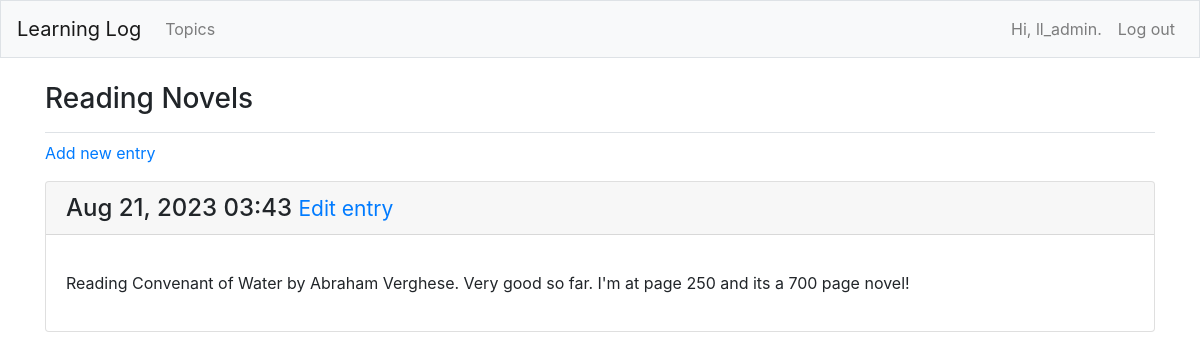
/topics/7/ (signed in), run on the app's committed database.
### learning_logs/models.py (models this page shows, shortened)
class Topic(models.Model):
    text = models.CharField(max_length=200)
    date_added = models.DateTimeField(auto_now_add=True)
    owner = models.ForeignKey(User, on_delete = models.CASCADE) # this is a foreign key to the User model in django.contrib.auth.models
    def __str__(self):
        return self.text

class Entry(models.Model):
    topic = models.ForeignKey(Topic, on_delete=models.CASCADE)
    text = models.TextField()
    date_added = models.DateTimeField(auto_now_add=True)
    class Meta:
        verbose_name_plural = 'entries'

### learning_logs/views.py (the view)
# urls.py: path('topics/<int:topic_id>/', views.topic, name='topic'),
@login_required
def topic(request, topic_id):
    topic = Topic.objects.get(id=topic_id)
    entries = topic.entry_set.order_by('-date_added') # the minus sign sorts in reverse order
    context = {'topic': topic, 'entries': entries}
    return render(request, 'learning_logs/topic.html', context)

### learning_logs/templates/learning_logs/topic.html
{% extends "learning_logs/base.html" %}
{% block page_header %}
<h3>{{ topic }}</h3>
{% endblock page_header %}
{% block content %}
<p>
    <a href="{% url 'learning_logs:new_entry' topic.id %}">Add new entry</a>
</p>
{% for entry in entries %}
<div class="card mb-3">
    <h4 class="card-header">{{ entry.date_added|date:'M d, Y H:i' }}
        <small><a href="{% url 'learning_logs:edit_entry' entry.id %}">Edit entry</a></small>
    </h4>
    <div class="card-body">
        <p class="card-text">{{ entry.text|linebreaks }}</p>
    </div>
</div>
{% empty %}
<p>There are no entries for this topic yet.</p>
{% endfor %}
{% endblock content %}

### learning_logs/templates/learning_logs/base.html (shortened to what this page needs)
{% load bootstrap4 %}
<!DOCTYPE html>
<html lang="en">
<head>
    {% bootstrap_css %}
</head>
<body>
    <nav class="navbar navbar-expand-md navbar-light bg-light mb-4 border">
        <a class="navbar-brand" href="{% url 'learning_logs:index' %}">Learning Log</a>
        <div class="collapse navbar-collapse" id="navbarCollapse">
            <ul class="navbar-nav mr-auto">
                <li class="nav-item">
                    <a class="nav-link" href="{% url 'learning_logs:topics' %}">Topics</a>
                </li>
            </ul>
            <ul class="navbar-nav ml-auto">
                {% if user.is_authenticated %}
                <li class="nav-item">
                    <a class="nav-link" href="#">Hi, {{ user.username }}.</a>
                </li>
                <li class="nav-item">
                    <a class="nav-link" href="{% url 'users:logout' %}">Log out</a>
                </li>
                {% endif %}
            </ul>
        </div>
    </nav>
    <main role="main" class="container">
        <div class="pb-2 mb-2 border-bottom">
            {% block page_header %}{% endblock page_header %}
        </div>
        <div>
            {% block content %}
            {% endblock content %}
        </div>
    </main>
</body>
</html>

### data on the page
Topic: text "Reading Novels"
Entry: date_added "Aug 21, 2023 03:43", text "Reading Convenant of Water by Abraham Verghese. Very good so far. I'm at page 250 and its a 700 page novel!"

### other printed values
{{ user.username }} "ll_admin"
